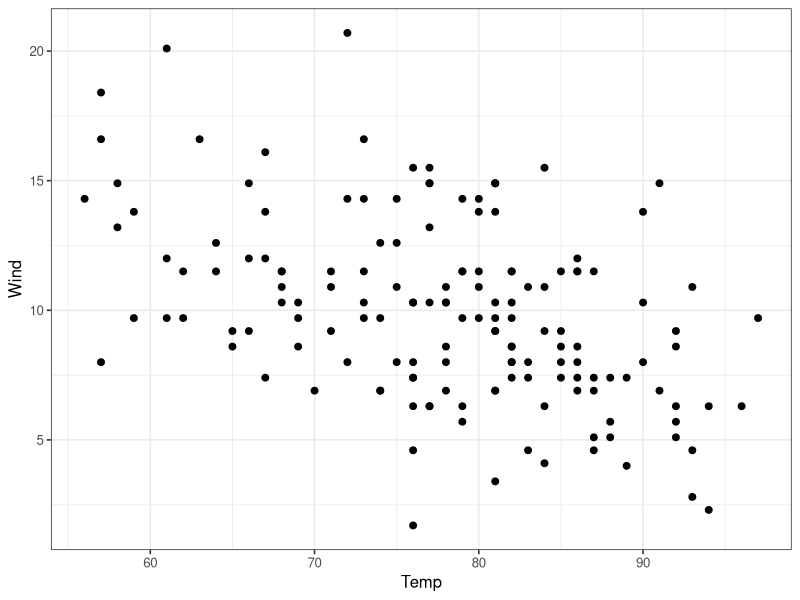
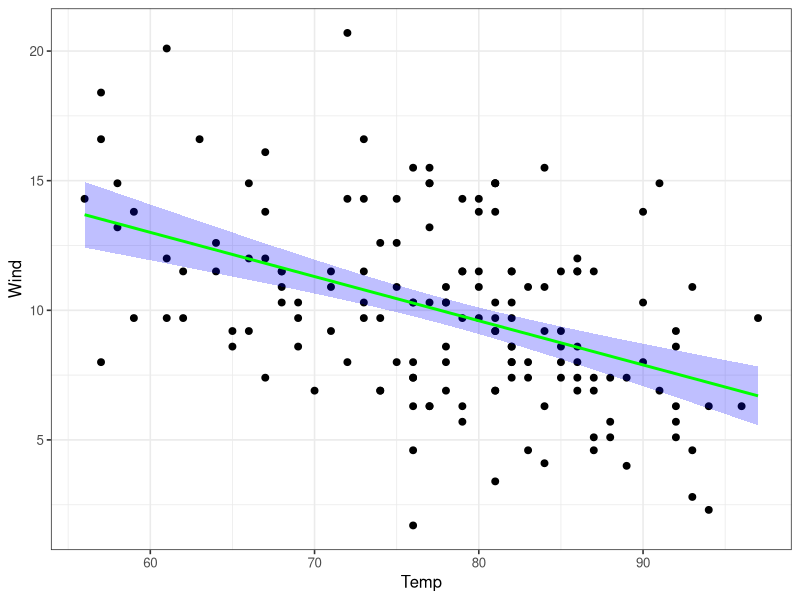

These figures' R source, in order:

install.packages(c("ggplot2","ggpubr","dplyr"))

library(ggplot2)
library(ggpubr)
library(dplyr)

# CÂU 1


df <- airquality

ggplot(df, aes(x = Temp, y = Wind)) +
  geom_point(
    colour = "black",
    size = 2
  ) +
  labs(
    x = "Temp",
    y = "Wind"
  ) +
  theme_bw(base_size = 12)

# Câu 2
ggplot(df, aes(x = Temp, y = Wind)) +
  
  geom_point(
    colour = "black",
    size = 2
  ) +
  
  geom_smooth(
    method = "lm",
    colour = "green",
    fill = "blue",
    alpha = .25
  ) +
  
  labs(
    x = "Temp",
    y = "Wind"
  ) +
  
  theme_bw(base_size = 12)
